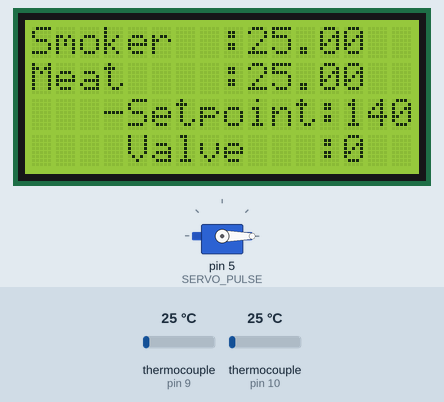
Simulated run of this sketch. Board: Arduino Uno, built with avr-gcc and run on an emulated ATmega328P. On the bench: servo, 16×4 character LCD. The test bench sets the inputs (shaded band); at power-on: thermocouple (sensors on pin 9, pin 10) 25 °C. Random numbers use the default seed unless the sketch sets one; what the sketch prints to the serial monitor is not drawn.

Above: at 2.2 s.
2.3 s: thermocouple (sensor on pin 9) set to 75 °C
At 4.1 s:
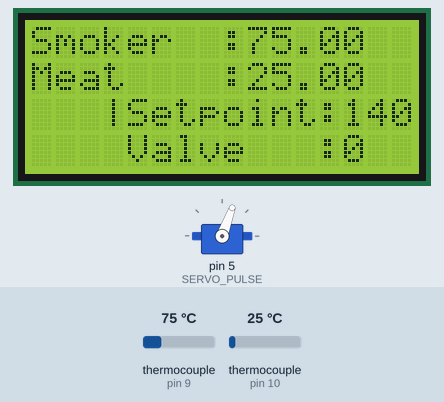
5.8 s: thermocouple (sensor on pin 9) set to 225 °C
At 7.2 s:
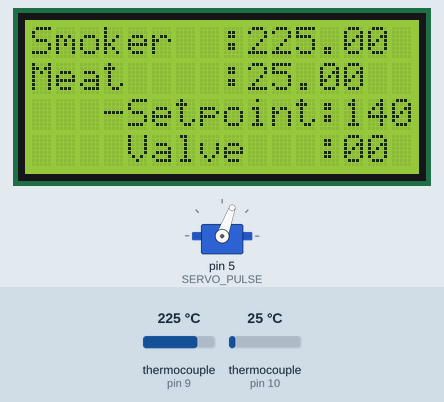
10.0 s: thermocouple (sensor on pin 10) set to 150 °C
At 11.2 s:
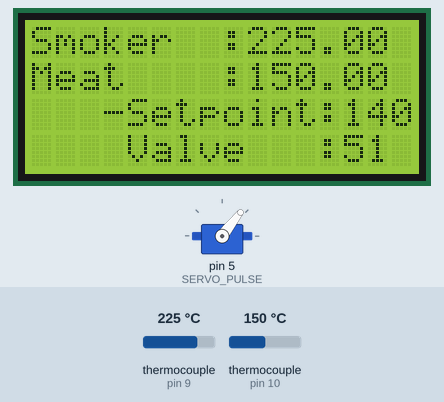
13.1 s: thermocouple (sensor on pin 10) set to 6 °C
At 14.2 s:
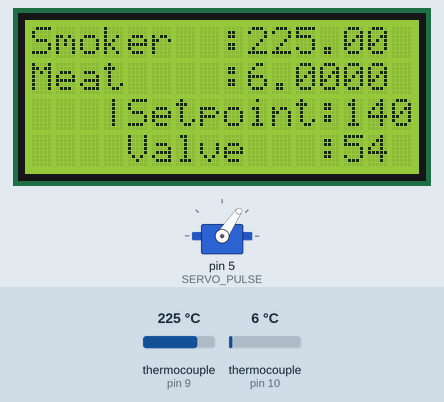
16.4 s: thermocouple (sensor on pin 9) set to 6 °C
At 18.7 s:
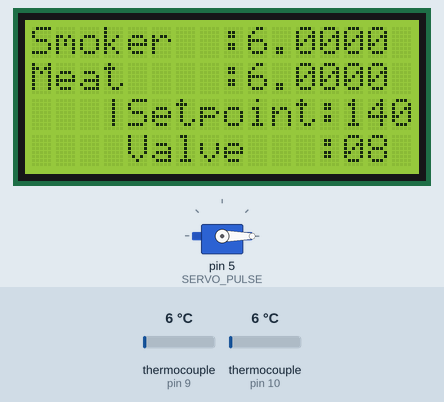
19.5 s: thermocouple (sensor on pin 10) set to 75 °C
At 22.0 s:
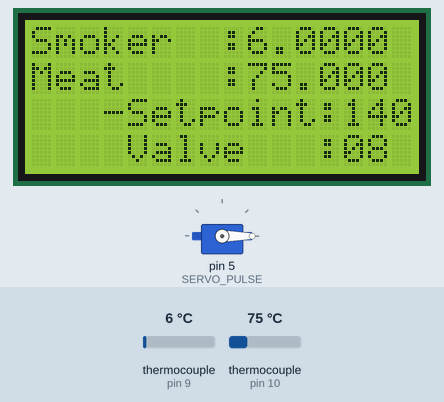
Timing chart, 0 to 23.5 s (numbered marks = the images above; inputs shaded):
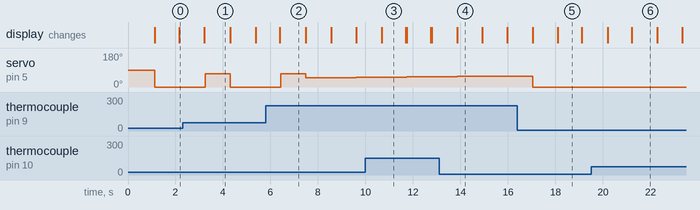

Measured:
- after the input at 2.3 s, servo on pin 5 (SERVO_PULSE): 0° → 70° after 0.95 s, → 0° 1.1 s later
- after the input at 5.8 s, servo on pin 5 (SERVO_PULSE): 0° → 70° after 0.63 s, → 49° 1.1 s later, → 50° 1.1 s later, → 51° 1.1 s later
- what the display in image 1 shows lasts 1.1 s, from 3.2 s to 4.3 s

The sketch:

SmokerMaster.ino
```cpp
/*********************

  Example code for the Adafruit RGB Character LCD Shield and Library

  This code displays text on the shield, and also reads the buttons on the keypad.
  When a button is pressed, the backlight changes color.

**********************/

// Start Include
#include <Wire.h>
#include <Adafruit_RGBLCDShield.h>
#include <Servo.h>
#include <SPI.h>
#include "Adafruit_MAX31855.h"2
#include <PID_v1.h>
#include <PID_AutoTune_v0.h>
//End includes

//Start My contants and global variables
int fullyOpen = 0;
int fullyClosed = 70;
double smoker = 0, meat = 0;
int valvePos = 0;
double setpoint = 140.0;
unsigned int statsInterval = 1000;
unsigned int milisSinceLastUpdate = 0L;
unsigned long lastUpdteTime =0;

Adafruit_RGBLCDShield lcd = Adafruit_RGBLCDShield();

//Set up the servo motor on pin 5
#define SERVO_PULSE 5

//Set up the clock, data and chip select pins for the thermocouple boards
#define MAXDO   12 //18 on chip
#define MAXCS1   9 //15 on chip
//#define MAXCS2   11 //17 on chip
#define MAXCS3   10 //16 on chip
#define MAXCLK  13// 19 on chip

// Initialize the Thermocouple
Adafruit_MAX31855 thermocouple1(MAXCLK, MAXCS1, MAXDO);
//Adafruit_MAX31855 thermocouple2(MAXCLK, MAXCS2, MAXDO);
Adafruit_MAX31855 thermocouple3(MAXCLK, MAXCS3, MAXDO);


Servo myservo;  // create servo object to control a servo
long counter;// create a counter to use for timeseries output
int activityMon = 0;

//End my constants and global variables


//Start PID and Autotune params
double input = 0, output = 0;
double kp = 2, ki = 0.5, kd = 2;
byte ATuneModeRemember = 2;
double kpmodel = 1.5, taup = 100, theta[50];
double outputStart = 5;


double aTuneStep = 50, aTuneNoise = 1, aTuneStartValue = 100;
unsigned int aTuneLookBack = 20;

boolean tuning = false;

unsigned long  modelTime, serialTime;

PID myPID(&input, &output, &setpoint, kp, ki, kd, REVERSE);
PID_ATune aTune(&input, &output);


void setup() {

  Serial.begin(9600);
  myservo.attach(SERVO_PULSE);

  // set up the LCD's number of columns and rows:
  lcd.begin(16, 4);
  lcd.setCursor(0, 0);
  lcd.print("Smoker Master");
  delay(1000);
  input = thermocouple1.readCelsius();
  //turn the PID on
  //Setup the pid
  myPID.SetMode(AUTOMATIC);

  if (tuning)
  {
    tuning = false;
    changeAutoTune();
    tuning = true;
  }

  serialTime = 0;
}

void loop() {


  // get the temperature
  input = thermocouple1.readCelsius();
  meat = thermocouple3.readCelsius();
  updateDisplay();
  if (input > 0.0) // only do stuff if we havent got a duff reading from the thermocouple
  {
    counter++;
    if (tuning)
    {
      byte val = (aTune.Runtime());
      if (val != 0)
      {
        tuning = false;
      }
      if (!tuning)
      { //we're done, set the tuning parameters
        kp = aTune.GetKp();
        ki = aTune.GetKi();
        kd = aTune.GetKd();
        myPID.SetTunings(kp, ki, kd);
        AutoTuneHelper(false);
      }
    }
    else myPID.Compute();
    valvePos = calculateValvePosition(output);
    setValve(valvePos);

    if((milisSinceLastUpdate ==0L)||(milisSinceLastUpdate>=statsInterval))
    {
    	serialSend();
    }
  }
  delay(1000);
}

int calculateValvePosition(double output) {

  double range = fullyClosed - fullyOpen;
  double pos = (range / 255) * output;
  return (int)pos;
}

void setValve(int pos)
{
  myservo.write(pos);

}

void updateDisplay()
{
  lcd.setCursor(0, 0);
  lcd.print("Smoker  :");
  lcd.print(input);
  lcd.setCursor(19, 0);
  if (activityMon == 0) {
    activityMon = 1;
    lcd.print("|");
  }
  else {
    activityMon = 0;
    lcd.print("-");
  }


  lcd.setCursor(0, 1);
  lcd.print("Meat    :");
  lcd.print(meat);
  lcd.setCursor(0, 2);
  lcd.print("Setpoint:");
  lcd.print(setpoint);
  lcd.setCursor(0, 3);
  lcd.print("Valve   :");
  lcd.print(valvePos);

}
void changeAutoTune()
{
  if (!tuning)
  {
    //Set the output to the desired starting frequency.
    output = aTuneStartValue;
    aTune.SetNoiseBand(aTuneNoise);
    aTune.SetOutputStep(aTuneStep);
    aTune.SetLookbackSec((int)aTuneLookBack);
    AutoTuneHelper(true);
    tuning = true;
  }
  else
  { //cancel autotune
    aTune.Cancel();
    tuning = false;
    AutoTuneHelper(false);
  }
}

void AutoTuneHelper(boolean start)
{
  if (start)
    ATuneModeRemember = myPID.GetMode();
  else
    myPID.SetMode(ATuneModeRemember);
}


void serialSend()
{
  //Print to the data logger
  Serial.print(counter);
  Serial.print("|");
  Serial.print(input);
  Serial.print("|");
  Serial.print(meat);
  Serial.print("|");
  Serial.print(output);
  Serial.print("|");
  Serial.print(tuning);
  Serial.print("|");
  Serial.print(valvePos);
  Serial.print("|");
  Serial.print(kp);
  Serial.print("|");
  Serial.print(ki);
  Serial.print("|");
  Serial.print(kd);
  Serial.print("\r\n");
}

void SerialReceive()
{
  if (Serial.available())
  {
    char b = Serial.read();
    Serial.flush();
    if ((b == '1' && !tuning) || (b != '1' && tuning))changeAutoTune();
  }
}

void DoModel()
{
  //cycle the dead time
  for (byte i = 0; i < 49; i++)
  {
    theta[i] = theta[i + 1];
  }
  //compute the input
  input = (kpmodel / taup) * (theta[0] - outputStart) + input * (1 - 1 / taup) + ((float)random(-10, 10)) / 100;

}
```
